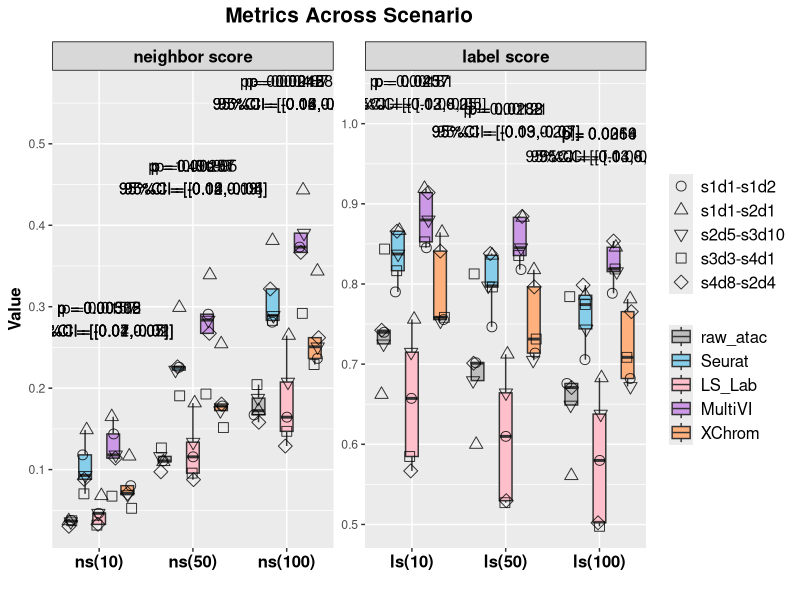
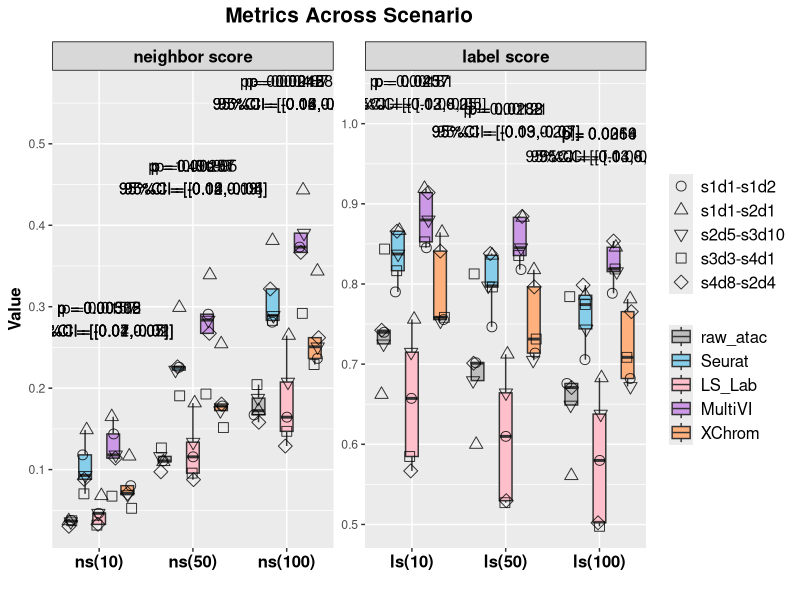

Source code (R) for these figures, in order:
library(ggplot2)
library(readr)
library(dplyr)
library(tidyr)
library(purrr)
library(jsonlite)


df <- read_csv('test_r4_inter_method_nsls.csv')
r = 4

# Convert Metric & Method & Dataset to factor and specify the order
df$Metric <- factor(df$Metric, levels = c("ns(10)", "ns(50)", "ns(100)", 
                                          "ls(10)", "ls(50)", "ls(100)"))
df$Method <- factor(df$Method, levels = c('raw_atac',"Seurat", "LS_Lab", "MultiVI", "XChrom"))
df$Dataset<-factor(df$Dataset,levels = c('s1d1-s1d2','s1d1-s2d1','s2d5-s3d10','s3d3-s4d1','s4d8-s2d4'))
df %>%
  group_by(Metric, Method) %>%
  summarise(Dataset_Count = n_distinct(Dataset), .groups = "drop")

#################################### facet ######################################
#Add 2 new column to group ns(k=10,50,100) and ls(k=10,50,100),respectively

df <- df %>%
  mutate(MetricType = ifelse(grepl("ns", Metric), "neighbor score", "label score"))%>%
  mutate(MetricType = factor(MetricType, levels = c("neighbor score", "label score")))

# Obtain all the methods that need to be compared (excluding XChrom itself)
other_methods <- unique(df$Method[df$Method != "XChrom"])

# Extract the data of XChrom as the benchmark
xchrom_data <- df %>% 
  filter(Method == "XChrom") %>% 
  select(Dataset, Metric, MetricType, Value_XChrom = Value)

# Generate comparative data
comparison_data <- df %>%
  filter(Method != "XChrom") %>% 
  inner_join(xchrom_data, by = c("Dataset", "Metric", "MetricType")) %>%
  mutate(diff = Value_XChrom - Value)


perform_tests <- function(differences, digits_round = r,
                          exact = FALSE, correct = TRUE) {
  d <- differences[is.finite(differences)]
  if (!is.null(digits_round)) d <- round(d, digits_round)  # 固化 ties（关键！）
  
  n <- length(d)
  if (n < 2) return(list(p_value = NA_real_, test_method = "insufficient_n"))
  
  if (sd(d) == 0) {
    if (all(abs(d) < .Machine$double.eps)) {
      return(list(p_value = 1, test_method = "no-diff"))
    } else {
      # 常数非零，用精确符号检验（强烈建议报告这个 p，一眼看方向占比）
      k <- sum(d > 0); n_nonzero <- sum(d != 0)
      p <- binom.test(k, n_nonzero, p = 0.5, alternative = "two.sided")$p.value
      return(list(p_value = p, test_method = "Sign test (binom)"))
    }
  }
  # 非常数向量再做 Shapiro；n>=3 才有意义
  shapiro_p <- if (n >= 3) {
    tryCatch(shapiro.test(d)$p.value, error = function(e) NA_real_)
  } else NA_real_
  
  if (!is.na(shapiro_p) && shapiro_p > 0.05) {
    # 配对 t 等价于对差值做单样本 t：mu=0
    p <- t.test(d, mu = 0)$p.value
    return(list(p_value = p, test_method = "paired t-test"))
  } else {
    # 非正态或样本太少：Wilcoxon，考虑 ties
    p <- suppressWarnings(wilcox.test(d,alternative = "two.sided",mu = 0, exact = FALSE, correct = TRUE)$p.value)
    return(list(p_value = p, test_method = "Wilcoxon signed-rank"))
  }
}


# Calculate statistical results
annotation_df <- comparison_data %>%
  group_by(Metric, Method) %>%  # Group by Metric & Method
  summarise(
    mean_diff = mean(diff, na.rm = TRUE),
    se_diff = sd(diff, na.rm = TRUE) / sqrt(n()),
    lower_ci = mean_diff - qt(0.975, df = n()-1) * se_diff,
    upper_ci = mean_diff + qt(0.975, df = n()-1) * se_diff,
    test = list(perform_tests(diff)),
    .groups = "drop"
  ) %>%
  mutate(
    p_value = as.numeric(purrr::map_dbl(test, "p_value")),
    test_method = purrr::map_chr(test, "test_method"),
    p_value_label = ifelse(p_value < 0.05,
                           paste0("p = ", signif(p_value, digits = 3)),
                           NA_character_)
  ) %>%
  # Merge the MetricType and Y-axis position information
  left_join(distinct(df, Metric, MetricType), by = "Metric") %>% 
  left_join(
    df %>% group_by(Metric) %>% summarise(max_val = max(Value)),
    by = "Metric"
  ) %>% 
  mutate(y_position = ifelse(p_value < 0.05, max_val + 0.12, NA_real_))

out <- annotation_df %>%
  mutate(test = map_chr(test, ~ toJSON(.x, auto_unbox = TRUE)))
write_csv(out, paste0('interMethod_nsls_r',r,"_test.csv"))


ggplot(df, aes(x = Metric, y = Value,)) +
  geom_boxplot(aes(group = interaction(Metric, Method), fill = Method), 
               alpha = 1, outlier.shape = NA) +  
  geom_jitter(
    aes(group = interaction(Metric, Method), shape = Dataset),
    position = position_jitterdodge(
      jitter.width = 0.2,   
      dodge.width = 0.8    
    ),size = 3,alpha = 0.8,color = "black",stroke = 0.5)+
  scale_fill_manual(values = c('raw_atac'='grey',"Seurat" = "skyblue", 'LS_Lab' = "pink",'MultiVI'='#CC99E6',"XChrom" = "#FFB07C")) +
  scale_shape_manual(
    values = c(
      "s1d1-s1d2" = 1,    
      "s1d1-s2d1" = 2,    
      "s4d8-s2d4" = 5,    
      "s3d3-s4d1" = 0,    
      "s2d5-s3d10" = 6    
    ))+
  scale_x_discrete(expand = expansion(add = c(0.5, 0.5))) +  
  guides(shape = guide_legend(order = 1), fill = guide_legend(order = 2)) + 
  facet_wrap(~MetricType, scales = "free")+
  theme_set(theme_bw())+
  # theme_minimal() +
  theme(
    axis.text.x = element_text(angle = 0, hjust = 0.5, size = 12, face = "bold", color = "black", margin = margin(t =2)),
    axis.title = element_text(size = 12, color = "black", face = "bold"),
    legend.title = element_blank(),
    plot.title = element_text(hjust = 0.5, size = 15, face = "bold",margin = margin(b = 10)),
    legend.text = element_text(size = 12),
    strip.background = element_rect(fill = rgb(0.5, 0.5, 0.5, 0.3),color = "black", size = 0.5), 
    strip.text = element_text(size = 12, face = "bold", color = "black"),
    strip.text.x = element_text(size = 12, face = "bold",color = "black"), 
  ) +
  labs(title = "Metrics Across Scenario", x = "", y = "Value") +
  geom_text(
    data = annotation_df[annotation_df$p_value<0.05,],
    aes(x = Metric, y = y_position,group = MetricType, 
        label = paste0(p_value_label, "\n95%CI = [",
                       round(lower_ci, 2), ",",
                       round(upper_ci, 2), "]")),
    inherit.aes = FALSE,size = 4,
    color = "black",hjust = 0.5)


ggsave(paste0("inter_method_nsls_r",r,'.pdf'), plot = last_plot(), 
       width = 20, height = 8, units = "in",dpi=300)
